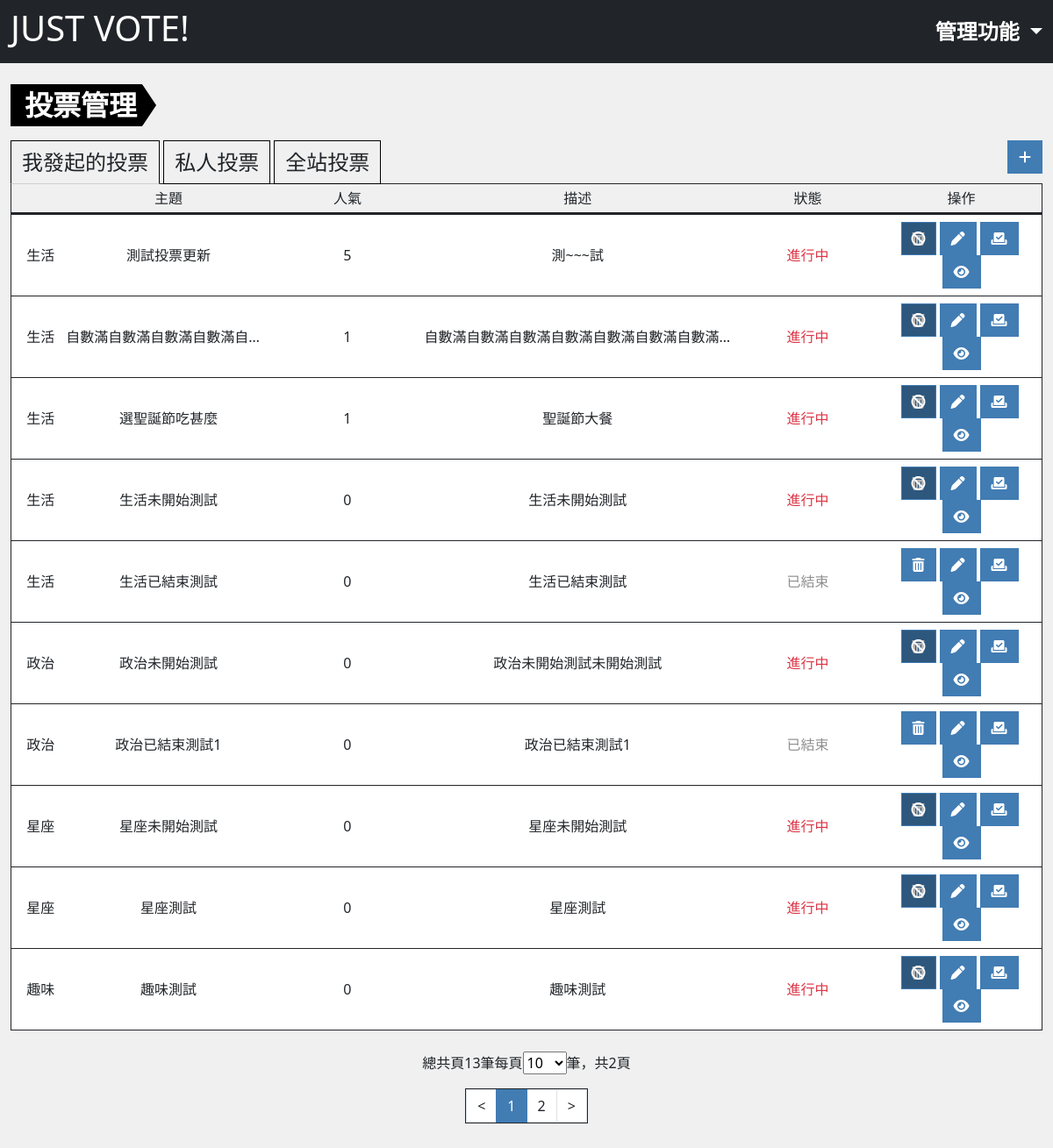
Page /admin.php?do=admin_survey (signed in) on the committed database.
### tables this page shows
CREATE TABLE `projectvote_subject_users` (
  `id` int(10) UNSIGNED NOT NULL,
  `subject_id` int(10) UNSIGNED NOT NULL,
  `account` varchar(128) NOT NULL,
  `auth` tinyint(3) UNSIGNED NOT NULL DEFAULT 0 COMMENT '權限\r\n0=owner\r\n1=member'
);

CREATE TABLE `projectvote_subject` (
  `id` int(10) UNSIGNED NOT NULL,
  `title` varchar(64) NOT NULL COMMENT '投票主題',
  `description` text DEFAULT NULL COMMENT '描述',
  `type` tinyint(3) UNSIGNED NOT NULL DEFAULT 0 COMMENT '投票類型',
  `vote` int(10) NOT NULL DEFAULT 0 COMMENT '被投票次數',
  `private` tinyint(1) NOT NULL DEFAULT 0 COMMENT '是否為私人投票',
  `category_id` int(10) UNSIGNED NOT NULL,
  `start_time` timestamp NOT NULL DEFAULT current_timestamp() COMMENT '開始時間',
  `end_time` timestamp NULL DEFAULT NULL COMMENT '結束時間',
  `created_at` timestamp NOT NULL DEFAULT current_timestamp(),
  `update_at` timestamp NOT NULL DEFAULT current_timestamp() ON UPDATE current_timestamp(),
  `check_num` int(10) UNSIGNED NOT NULL
);

CREATE TABLE `projectvote_subject_category` (
  `id` int(10) UNSIGNED NOT NULL,
  `category` varchar(32) NOT NULL
);

### db/base.php (called while the page is built, shortened)
<?php
$db = "mysql:local=localhost;charset=utf8;dbname=vote;";
$pdo = new PDO($db,"root","");
function all($table,...$args){
    global $pdo;
    $sql = "SELECT * FROM `$table`";
    if(isset($args[0])){
        if(is_array($args[0])){
            $input = [];
            foreach ($args[0] as $key => $value){
                $input[]="`$key`='$value'";
            }
            $sql = $sql." WHERE ".join(' && ',$input);
        }else{
            $sql = $sql . $args[0];
        }
        if(isset($args[1])){
            $sql = $sql . $args[1];
        }
    }
    return $pdo->query($sql)->fetchAll(PDO::FETCH_ASSOC);
}
function find($table,$id){
    global $pdo;
    $sql = "SELECT * FROM  `$table`";
    if(is_array($id)){
        $input = [];
        foreach($id as $key => $value){
            $input[]="`$key`='$value'";
        }
        $sql = $sql ." WHERE ". join(" && ",$input);
    }else {
        $sql = $sql . "WHERE `id`='$id'";
    }
    return $pdo->query($sql)->fetch(PDO::FETCH_ASSOC);
}
function countSql($table,...$arg){
    global $pdo;
    $sql = "SELECT COUNT(*) FROM `$table`";
    $input=[];
    if(isset($arg[0])){
        foreach($arg[0] as $key => $value){
            $input[]="`$key` = '$value'";
        }
        $sql.=" WHERE ".join(" AND ",$input);
    }
    return $pdo->query($sql)->fetchColumn();
}
function replaceInput($action,$str){
    $action=strtolower($action);
    switch($action){
        case 'html':
            return preg_replace(['/</','/>/'], ['《','》'],$str);
        break;
    }
}
?>

### back/admin_survey.php (the view, shortened to what this page needs)
<?php
include_once "./db/base.php";
$listSet = $_GET['sheet'];
if($listSet=="own_list"){
  $ownList = "active";
  $privateList = '';
  $allList = '';
  $identity=0;
}else if($listSet=="private_list"){
  $ownList = '';
  $privateList = "active";
  $allList = '';
  $identity=1;
}else{
  $ownList = '';
  $privateList = '';
  $allList = "active";
  $identity='';
}
$pageSetting = $_GET['pageSet']??10;
$pageRange = [10,30,50,100];
$pageActive = 1;
$pageStart = $pageActive - 1;
?>
<div class="container-xxl mt-4 pb-5">
    <div class="section-tag tag-lg">投票管理</div>
      <main class="pt-3">
            <a href="?do=admin_survey&sheet=own_list" class="btn btn-sheet-tag <?=$ownList?>">我發起的投票</a>
            <a href="?do=admin_survey&sheet=private_list" class="btn btn-sheet-tag <?=$privateList?>">私人投票</a>
            <a href="?do=admin_survey&sheet=all_list" class="btn btn-sheet-tag <?=$allList?>">全站投票</a>
            <a href="?do=add_survey"class="btn btn-main float-right ms-auto"><i class="fa-sharp fa-solid fa-plus"></i></a>
  <ul class="list-group list-group-container text-center">
  <li class="list-group-item d-flex align-items-center bg-transparent border-bottom border-3 border-dark p-1" aria-current="true">
    <div class="w-20">主題</div>
    <div class="w-15">人氣</div>
    <div class="w-30">描述</div>
    <div class="w-15">狀態</div>
    <div class="w-15">操作</div>
  </li>
  <?php
  if($identity!=''){
    $ownSurveyList = all('projectvote_subject_users',['account'=>$_SESSION['user']['account'],'auth'=>$identity]," LIMIT $pageStart,$pageSetting");
    $ownSurveyRows = countSql('projectvote_subject_users',['account'=>$_SESSION['user']['account'],'auth'=>$identity]);
  }else{
    $ownSurveyList = all('projectvote_subject_users'," LIMIT $pageStart,$pageSetting");
    $ownSurveyRows = countSql('projectvote_subject_users');
  }
    if(!empty($ownSurveyList)){
      foreach($ownSurveyList as $ownSurvey){
      $surveyDetail =  find('projectvote_subject',['id'=>$ownSurvey['subject_id']]);
      $categoryName= find('projectvote_subject_category',$surveyDetail['category_id'])['category'];
      $title = replaceInput('html',$surveyDetail['title']);
      $description = replaceInput('html',$surveyDetail['description']);
      $now = strtotime("now");
      $startTime = strtotime($surveyDetail['start_time']);
      $endTime = strtotime($surveyDetail['end_time']);
      if($now>$startTime&&$now<$endTime){
        $active = '進行中';
        $activeClass='text-danger';
      }else if($now<$startTime){
        $active = '未開始';
        $activeClass='text-sub';
      }else if($now>$endTime){
        $active = '已結束';
        $activeClass='text-sub';
      }
      ?>
      <li class="list-group-item d-flex align-items-center border-bottom border-1 border-dark px-1">
      <div class="w-5"><?=$categoryName?></div>
      <div class="w-20 text-collapse"><?=$title?></div>
      <div class="w-15"><?=$surveyDetail['vote']?></div>
      <div class="w-30 text-collapse"><?=$description?></div>
      <div class="w-15 <?=$activeClass?>"><?=$active?></div>
      <div class="w-15">
        <?php
        if($identity==0){
          if($active=='未開始'||$active=='已結束'){
            echo "<a href='?do=admin_survey&jsact=del_survey&id={$surveyDetail['id']}' class='btn btn-main me-1'><i class='fa-solid fa-trash-can del-option-btn'></i></a>";
            echo "<a href='?do=edit_survey&id={$surveyDetail['id']}' class='btn btn-main me-1'><i class='fa-solid fa-pen'></i></a>";
          }else{
            echo "<a class='btn btn-main me-1 disable' data-bs-container='body' data-bs-toggle='popover' data-bs-placement='top' data-bs-trigger='hover' data-bs-content='進行中投票無法刪除'><i class='fa-solid fa-trash-can del-option-btn'></i></a>";
            echo "<a href='?do=edit_survey&id={$surveyDetail['id']}' class='btn btn-main me-1'><i class='fa-solid fa-pen'></i></a>";
          }
          echo "<a href='index.php?do=vote_survey&id={$surveyDetail['id']}' class='btn btn-main me-1' data-bs-container='body' data-bs-toggle='popover' data-bs-placement='top' data-bs-trigger='hover' data-bs-content='至前台投票'><i class='fa-solid fa-check-to-slot'></i></a>";
          echo "<a href='?do=survey_result&id={$surveyDetail['id']}' class='btn btn-main'><i class='fa-solid fa-eye'></i></a>";
        }else if($identity==''){
          if($active=='未開始'||$active=='已結束'){
            echo "<a href='?do=admin_survey&jsact=del_survey&id={$surveyDetail['id']}' class='btn btn-main me-1'><i class='fa-solid fa-trash-can del-option-btn'></i></a>";
            echo "<a href='?do=edit_survey&id={$surveyDetail['id']}' class='btn btn-main me-1'><i class='fa-solid fa-pen'></i></a>";
            echo "<a href='?do=survey_result&id={$surveyDetail['id']}' class='btn btn-main'><i class='fa-solid fa-eye'></i></a>";
          }else{
            echo "<a class='btn btn-main me-1 disable' data-bs-container='body' data-bs-toggle='popover' data-bs-placement='top' data-bs-trigger='hover' data-bs-content='進行中投票無法刪除'><i class='fa-solid fa-trash-can del-option-btn'></i></a>";
            echo "<a href='?do=edit_survey&id={$surveyDetail['id']}' class='btn btn-main me-1'><i class='fa-solid fa-pen'></i></a>";
            echo "<a href='?do=survey_result&id={$surveyDetail['id']}' class='btn btn-main'><i class='fa-solid fa-eye'></i></a>";
          }
        }
      }
        ?>
    </div>
  </li>
    <?php
  }else{
    echo "<li class='list-group-item d-flex align-items-center border-bottom border-1 border-dark'>";
    echo "<div class='w-100'>尚無投票</div>";
    echo "</li>";
  }
  ?>
    </ul>
  <?php
  if(!empty($ownSurveyList)){
    ?>
<div class="page-control mx-auto w-fit-content py-4">
  <div class="page-list mb-3">
    <?php
    $pages = ceil($ownSurveyRows/$pageSetting);
    echo "總共頁{$ownSurveyRows}筆";
    echo "每頁";
    echo "<select name='pageSet' id='pageSet'>";
    foreach($pageRange as $range){
      if($range==$pageSetting){
        echo "<option value='$range' selected>$range</option>";
      }else{
        echo "<option value='$range'>$range</option>";
      }
    }
    echo "</select>筆，";
    echo "共{$pages}頁";
    ?>
</div>
<div class="pagination w-fit-content mx-auto border border-1 border-dark text-black">
<?php
$prevPage = $pageActive-1;
$nextPage = $pageActive+1;
$preDisable = '';
$nextDisable = '';
if($pages==1){
    $nextPage = $pages;
    $prevPage = $pages;
    $nextDisable = "disable";
    $preDisable = "disable";
}else if($pageActive==1){
    $prevPage = 1;
    $preDisable = "disable";
}else if($pageActive==$pages){
    $nextPage = $pages;
    $nextDisable = "disable";
}
$pagiRange =10;
if($pages>$pagiRange){
    if($pageActive > 5 && $pages-$pageActive>4){
        $pagiStart=$pageActive-4;
        $pagiFirstPage = "<li class='page-item'><a class='page-link text-dark' href='?do={$_GET['do']}&sheet={$_GET['sheet']}&pageSet={$pageSetting}&page=1'>1</a></li>...";
        $pagiLastPage = "...<li class='page-item'><a class='page-link text-dark' href='?do={$_GET['do']}&sheet={$_GET['sheet']}&pageSet={$pageSetting}&page={$pages}'>{$pages}</a></li>";
    }else if($pageActive > 5){
        $pagiStart=$pages-($pagiRange-2);
        $pagiFirstPage = "<li class='page-item'><a class='page-link text-dark' href='?do={$_GET['do']}&sheet={$_GET['sheet']}&pageSet={$pageSetting}&page=1'>1</a></li>...";
        $pagiLastPage = '';
    }else{
        $pagiStart=1;
        $pagiFirstPage = "";
        $pagiLastPage = "...<li class='page-item'><a class='page-link text-dark' href='?do={$_GET['do']}&sheet={$_GET['sheet']}&pageSet={$pageSetting}&page={$pages}'>{$pages}</a></li>";
    }
    $pageEnd = $pagiStart+($pagiRange-2);
}else{
    $pagiStart=1;
    $pageEnd = $pages;
}
echo "<li class='page-item $preDisable'><a class='page-link text-dark' href='?do={$_GET['do']}&sheet={$_GET['sheet']}&pageSet={$pageSetting}&page={$prevPage}'><</a></li>";
for($i=$pagiStart;$i<=$pageEnd;$i++){
    if($i==$pageActive){
        echo "<li class='page-item active'><a class='page-link' href='?do={$_GET['do']}&sheet={$_GET['sheet']}&pageSet={$pageSetting}&page={$i}'>{$i}</a></li>";
    }else{
        echo "<li class='page-item'><a class='page-link text-dark' href='?do={$_GET['do']}&sheet={$_GET['sheet']}&pageSet={$pageSetting}&page={$i}'>{$i}</a></li>";
    }
}
echo "<li class='page-item $nextDisable'><a class='page-link text-dark' href='?do={$_GET['do']}&sheet={$_GET['sheet']}&pageSet={$pageSetting}&page={$nextPage}'>></a></li>";
?>
<?php
  }
  ?>
</div>
</div>
</main>
</div>

### style/all.css (style rules this page uses)
:root { --main: rgb(65, 124, 179); --main-hover: rgb(157, 194, 228); --white: rgb(255, 255, 255); --white-opacity-9: rgb(255, 255, 255,.9); --black: rgb(0, 0, 0); --black-opacity-5: rgb(0, 0, 0,.8); --black-opacity-3: rgb(0, 0, 0,.3); --gray: #F0F0F0; --gray-opacity-8: rgb(240, 240, 240,.8); --gray-heavy: #cfcfcf; --sub: #8f8f8f; --section-height: max(30vh, 300px); --section-tag-fs:1.375rem; --section-tag-arrow:calc((var(--section-tag-fs) * 1.5) / 2); --section-tag-fs-lg:2rem; --section-tag-lg-arrow:calc((var(--section-tag-fs-lg) * 1.5) / 2); }
body { background-color: var(--gray); }
a { text-decoration: none; }
.btn { white-space: nowrap; }
.btn-main { color: var(--white); background-color: var(--main); }
ol, li { list-style: none; }
.section-tag { width: fit-content; position: relative; background-color: var(--black); font-size: var(--section-tag-fs); padding-left: 16px; padding-right: 6px; margin-bottom: 0; font-weight: 700; color: var(--white); line-height: 1.5; vertical-align: middle; }
.section-tag::after { content: ''; position: absolute; top: 0; right: -1.03rem; height: 100%; border-top: var(--section-tag-arrow) solid transparent; border-bottom: var(--section-tag-arrow) solid transparent; border-left: var(--section-tag-arrow) solid var(--black); }
.section-tag.tag-lg { font-size: var(--section-tag-fs-lg); }
.section-tag.tag-lg::after { content: ''; position: absolute; top: 0; right: calc(var(--section-tag-fs-lg) * -1); height: 100%; width: var(--section-tag-fs-lg); color: var(--black); clip-path: polygon(0 0,50% 50%,0% 100%); }
.btn, .card, .card-img-top, .list-group, .modal-content, .dropdown-menu, .input-group-text, .form-control, .pagination, .page-item:last-child .page-link, .page-item:first-child .page-link { border-radius: 0 ; }
.w-5 { width: 5%; }
.w-15 { width: 15%; }
.w-20 { width: 20%; }
.w-30 { width: 30%; }
.w-fit-content { width: fit-content; }
.text-collapse { overflow: hidden; white-space: nowrap; text-overflow: ellipsis; }
.btn-sheet-tag { position: relative; display: inline-block; background-color: var(--gray); font-size: 1.5rem; border: 1px solid var(--black); margin-bottom: -1px; z-index: 1; }
.btn-sheet-tag.active { position: relative; display: inline-block; background-color: var(--gray); font-size: 1.5rem; border: 1px solid var(--black); border-bottom: 1px solid var(--gray-heavy); margin-bottom: -1px; z-index: 1; }
.list-group.list-group-container { min-height: 590px; }
.float-right { float: right; }
.text-sub { color: var(--sub); }
.text-dark { color: var(--black); }
.page-item.active > .page-link { background-color: var(--main); border-color: var(--main); }
.btn.disable { display: inline-block; position: relative; cursor: auto; font-family: 'Font Awesome 6 Free'; line-height: 1.5; font-weight: 900; }
.btn.disable::after { content: "\f05e"; position: absolute; padding: 15%; top: 0; left: 0; background-color: var(--black-opacity-3); height: 100%; width: 100%; z-index: 1; }

### rows in the picture
projectvote_subject_users: projectvote_subject.category_id "生活", projectvote_subject.title "測試投票更新", projectvote_subject.vote "5", projectvote_subject.description "測~~~試", projectvote_subject.start_time+end_time "進行中"
projectvote_subject_users: projectvote_subject.category_id "生活", projectvote_subject.title "自數滿自數滿自數滿自數滿自…", projectvote_subject.vote "1", projectvote_subject.description "自數滿自數滿自數滿自數滿自數滿自數滿自數滿…", projectvote_subject.start_time+end_time "進行中"
projectvote_subject_users: projectvote_subject.category_id "生活", projectvote_subject.title "選聖誕節吃甚麼", projectvote_subject.vote "1", projectvote_subject.description "聖誕節大餐", projectvote_subject.start_time+end_time "進行中"
projectvote_subject_users: projectvote_subject.category_id "生活", projectvote_subject.title "生活未開始測試", projectvote_subject.vote "0", projectvote_subject.description "生活未開始測試", projectvote_subject.start_time+end_time "進行中"
projectvote_subject_users: projectvote_subject.category_id "生活", projectvote_subject.title "生活已結束測試", projectvote_subject.vote "0", projectvote_subject.description "生活已結束測試", projectvote_subject.end_time "已結束"
projectvote_subject_users: projectvote_subject.category_id "政治", projectvote_subject.title "政治未開始測試", projectvote_subject.vote "0", projectvote_subject.description "政治未開始測試未開始測試", projectvote_subject.start_time+end_time "進行中"
projectvote_subject_users: projectvote_subject.category_id "政治", projectvote_subject.title "政治已結束測試1", projectvote_subject.vote "0", projectvote_subject.description "政治已結束測試1", projectvote_subject.end_time "已結束"
projectvote_subject_users: projectvote_subject.category_id "星座", projectvote_subject.title "星座未開始測試", projectvote_subject.vote "0", projectvote_subject.description "星座未開始測試", projectvote_subject.start_time+end_time "進行中"
projectvote_subject_users: projectvote_subject.category_id "星座", projectvote_subject.title "星座測試", projectvote_subject.vote "0", projectvote_subject.description "星座測試", projectvote_subject.start_time+end_time "進行中"
projectvote_subject_users: projectvote_subject.category_id "趣味", projectvote_subject.title "趣味測試", projectvote_subject.vote "0", projectvote_subject.description "趣味測試", projectvote_subject.start_time+end_time "進行中"

### other values in the picture
$ownSurveyRows "13"
$pages "2"
form field pageSet "10"
